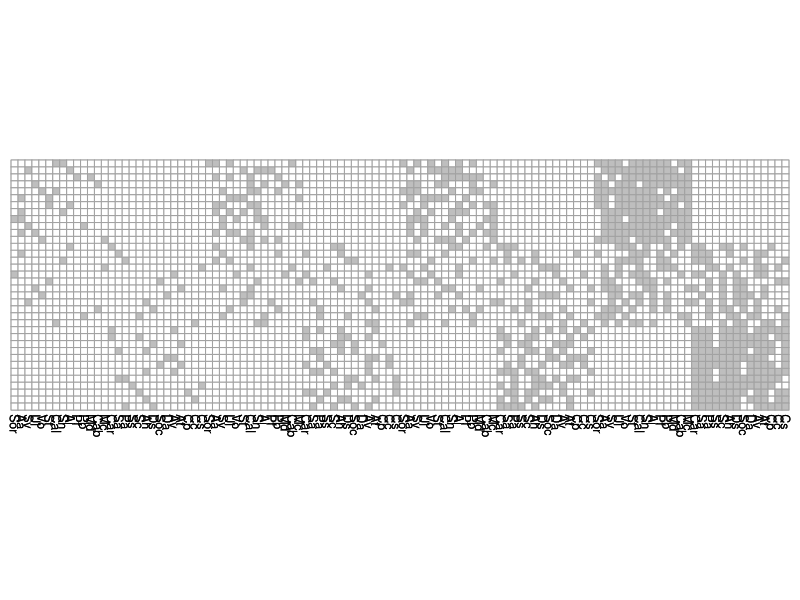

The R script that drew this image:

###########################################################################################
#####                                    Fig.S1                                       #####
###########################################################################################
library(openxlsx)
library(pheatmap)

setwd('D:/2025.10.4-NPH/0-Code-alive-1216/Fig.S1')

data1 = read.xlsx("data_Fig.S1.xlsx", sheet = "FigS1", rowNames = T, colNames = T)
head(data1)
dim(data1)
data= data.matrix(data1) 

pheatmap(data1,
         cluster_cols = F, cluster_rows = F, scale = "none", 
         treeheight_col = 0, treeheight_row = 0, 
         display_numbers = F, 
         legend = FALSE,
         #angle_col = 0,
         border_color ="#A2A2A2", 
         show_colnames = T,
         show_rownames = F,
         fontsize_col = 9,  fontsize_row = 9,
         color = colorRampPalette(c( "#FFFFFF" , "grey"))(2),  
         cellwidth =5,  cellheight = 5 ) -> pS1;pS1

 